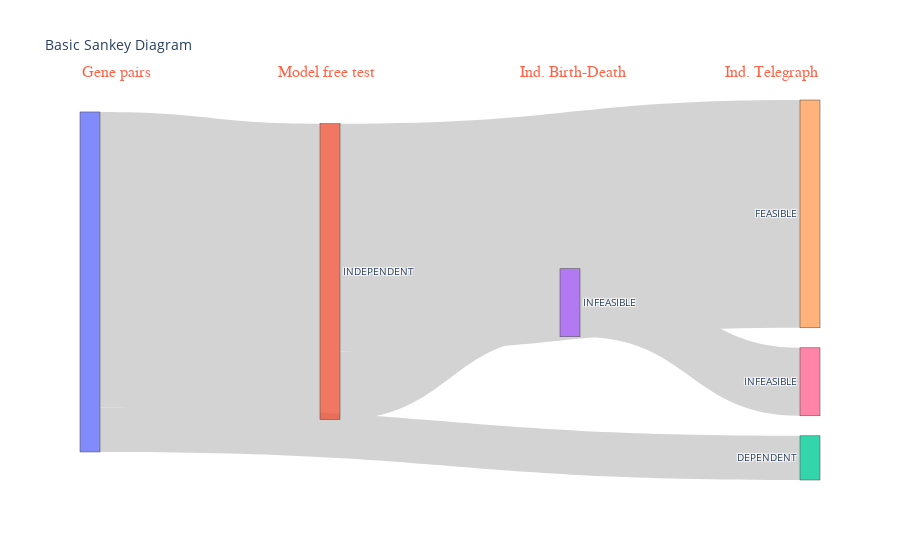

Notebook cell for this chart:
### Code cell
sankey_from_df(result_summary_ind)

### Figure 1 — Plotly figure (JSON) as saved in the notebook; plotly's stock layout.template omitted (floating-point values rounded to 4 significant figures)
{"data": [{"link": {"color": "lightgrey", "source": [0, 0, 1, 1, 1, 2, 2, 2, 3, 3, 4, 4, 5, 5], "target": [1, 2, 3, 4, 5, 3, 4, 5, 6, 7, 6, 7, 6, 7], "value": [87, 13, 20, 67, 0, 0, 0, 0, 20, 0, 0, 0, 0, 0]}, "node": {"label": ["", "INDEPENDENT", "DEPENDENT", "INFEASIBLE", "FEASIBLE", "nan", "INFEASIBLE", "nan"]}, "type": "sankey"}], "layout": {"annotations": [{"align": "center", "font": {"color": "tomato", "family": "Courier New, monospace", "size": 16}, "showarrow": false, "text": "Gene pairs", "x": 0, "xref": "paper", "y": 1.1, "yref": "paper"}, {"align": "center", "font": {"color": "tomato", "family": "Courier New, monospace", "size": 16}, "showarrow": false, "text": "Model free test", "x": 0.3333, "xref": "paper", "y": 1.1, "yref": "paper"}, {"align": "center", "font": {"color": "tomato", "family": "Courier New, monospace", "size": 16}, "showarrow": false, "text": "Ind. Birth-Death", "x": 0.6667, "xref": "paper", "y": 1.1, "yref": "paper"}, {"align": "center", "font": {"color": "tomato", "family": "Courier New, monospace", "size": 16}, "showarrow": false, "text": "Ind. Telegraph", "x": 1, "xref": "paper", "y": 1.1, "yref": "paper"}], "font": {"size": 10}, "plot_bgcolor": "rgba(0,0,0,0)", "title": {"text": "Basic Sankey Diagram"}, "xaxis": {"showgrid": false, "visible": false, "zeroline": false}, "yaxis": {"showgrid": false, "visible": false, "zeroline": false}}}
